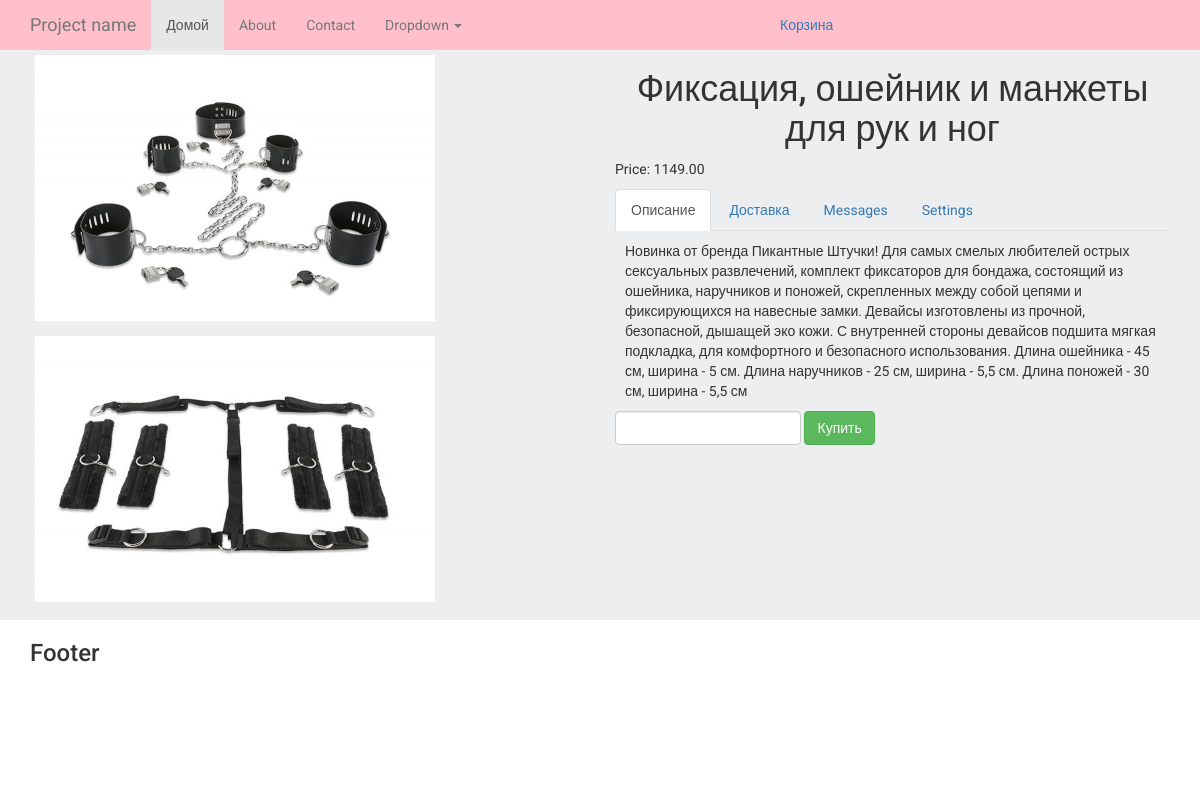
Page /product/3/ on the committed database.
### products/models.py (models this page shows, shortened)
class ProductImage(models.Model):
    product = models.ForeignKey(Product, blank=True, null=True, default=None, on_delete=models.CASCADE)
    image = models.ImageField(upload_to='products_images/')
    is_main = models.BooleanField(default=False)
    is_active = models.BooleanField(default=True)
    created = models.DateTimeField(auto_now_add=True, auto_now=False)
    updated = models.DateTimeField(auto_now_add=False, auto_now=True)
    class Meta:
        verbose_name = 'Фотография'
        verbose_name_plural = 'Фотографии'

class Product(models.Model):
    name = models.CharField(max_length=64, blank=True, null=True, default=None)
    price = models.DecimalField(max_digits=10, decimal_places=2, default=0)
    discount = models.IntegerField(default=0)
    category = models.ForeignKey(ProductCategory, blank=True, null=True, default=None, on_delete=models.CASCADE)
    short_description = models.TextField(blank=True, null=True, default=None)
    description = models.TextField(blank=True, null=True, default=None)
    is_active = models.BooleanField(default=True)
    created = models.DateTimeField(auto_now_add=True, auto_now=False)
    updated = models.DateTimeField(auto_now_add=False, auto_now=True)
    class Meta:
        verbose_name = 'Товар'
        verbose_name_plural = 'Товары'

### products/views.py (the view)
# urls.py: re_path(r'^product/(?P<product_id>\w+)/$', views.product, name='product')
def product(request, product_id):
    product = models.Product.objects.get(id=product_id)
    session_key = request.session.session_key
    if not session_key:
        request.session.cycle_key()
    return render(request, 'products/product.html', locals())

### orders/context_processors.py (called while the page is built)
def getting_basket_info(request):
    session_key = request.session.session_key
    if not session_key:
        request.session["session_key"] = 123
        request.session.cycle_key()
    products_in_basket = ProductInBasket.objects.filter(session_key=session_key, is_active=True, order__isnull=True)
    products_total_nmb = products_in_basket.count()
    return locals()

### templates/products/product.html (shortened to what this page needs)
{% extends 'base.html' %}
{% load static %}
{% block content %}
    <div class="container">
        <div class="row">
            <div class="col-lg-6">
                {% for image_item in product.productimage_set.all %}
                    <div class="product-image-item">
                        <img src="{{ image_item.image.url }}" class="img-responsive">
                    </div>
                {% endfor %}
            </div>
            <div class="col-lg-6">
                <h1 class="text-center">
                    {{ product.name }}
                </h1>
                <div class="">
                    <p>
                        Price: {{ product.price }}
                    </p>
                </div>
                <div>
                      <ul class="nav nav-tabs" role="tablist">
                        <li role="presentation" class="active">
                            <a href="#description" aria-controls="home" role="tab" data-toggle="tab">
                                Описание
                            </a>
                        </li>
                        <li role="presentation">
                            <a href="#delivery" aria-controls="profile" role="tab" data-toggle="tab">
                                Доставка
                            </a>
                        </li>
                        <li role="presentation"><a href="#messages" aria-controls="messages" role="tab" data-toggle="tab">Messages</a></li>
                        <li role="presentation"><a href="#settings" aria-controls="settings" role="tab" data-toggle="tab">Settings</a></li>
                      </ul>
                      <div class="tab-content product-description-tabs">
                        <div role="tabpanel" class="tab-pane active" id="description">
                            {{ product.description }}
                        </div>
                      </div>
                </div>
                <div>
                    <form id="form_buying_product" class="form-inline" action="{% url 'basket_adding' %}">{% csrf_token %}
                        <div class="form-group">
                             <input type="number" class="form-control" name="number" id="number">
                        </div>
                            <div class="form-group">
                                <button type="submit" id="submit_btn" class="btn btn-success btn-buy"
                                    data-product_id = "{{ product.id }}"
                                    data-name ="{{ product.name }}"
                                    data-price ="{{ product.price }}"
                                >
                                    Купить
                                </button>
                            </div>
                    </form>
                </div>
            </div>
        </div>
    </div>
{% endblock %}

### static/static_dev/css/style.css (style rules this page uses)
html, body { height: 100%; max-height: 100%; font-family: 'Roboto', sans-serif; background-color: #edeef0; }
.product-description-tabs { padding: 10px; }
.product-image-item { padding: 5px; margin-bottom: 5px; }

### rows in the picture
ProductImage: image (picture)
ProductImage: image (picture)
Product: name "Фиксация, ошейник и манжеты для рук и ног", price "1149.00", description "Новинка от бренда Пикантные Штучки! Для самых смелых любителей острых сексуальных развлечений, комплект фиксаторов для бондажа, состоящий из ошейника, наручников и поножей, скрепленных между собой цепями и фиксирующихся на навесные замки. Девайсы изготовлены из прочной, безопасной, дышащей эко кожи. С внутренней стороны девайсов подшита мягкая подкладка, для комфортного и безопасного использования. Длина ошейника - 45 см, ширина - 5 см. Длина наручников - 25 см, ширина - 5,5 см. Длина поножей - 30 см, ширина - 5,5 см"
